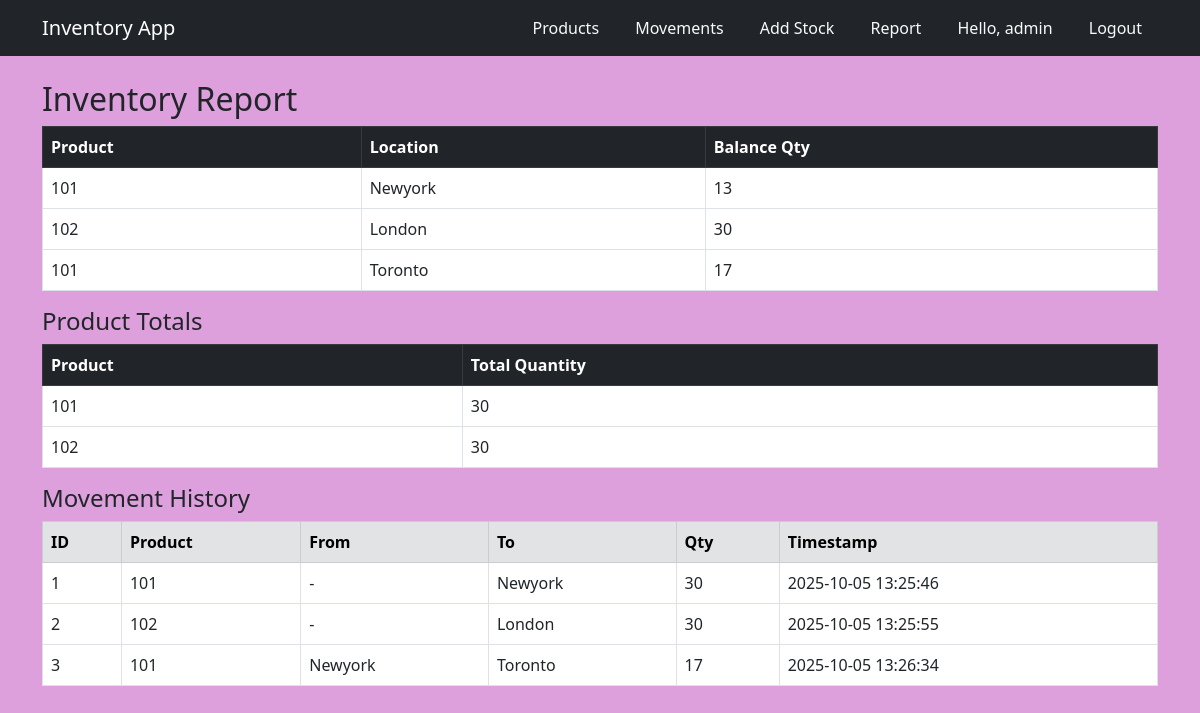
/report (signed in), run on the app's committed database.
### models.py (models this page shows)
class User(UserMixin, db.Model):
    id = db.Column(db.Integer, primary_key=True)
    username = db.Column(db.String(50), unique=True, nullable=False)
    password = db.Column(db.String(200), nullable=False)  # hashed password

class ProductMovement(db.Model):
    movement_id = db.Column(db.Integer, primary_key=True, autoincrement=True)
    timestamp = db.Column(db.DateTime, default=datetime.utcnow)
    from_location = db.Column(db.String)
    to_location = db.Column(db.String)
    product_id = db.Column(db.String, db.ForeignKey('product.product_id'))
    qty = db.Column(db.Integer, nullable=False)

### app.py (the view)
@app.route("/report")
@login_required
def report():
    movements = ProductMovement.query.all()
    balance = {}
    for m in movements:
        if m.to_location:
            balance[(m.product_id, m.to_location)] = balance.get((m.product_id, m.to_location), 0) + m.qty
        if m.from_location:
            balance[(m.product_id, m.from_location)] = balance.get((m.product_id, m.from_location), 0) - m.qty
    totals = {}
    for (product, location), qty in balance.items():
        totals[product] = totals.get(product, 0) + qty
    return render_template("report.html", report=balance, totals=totals, movements=movements)

### app.py (called while the page is built)
@login_manager.user_loader
def load_user(user_id):
    return User.query.get(int(user_id))

### templates/report.html
{% extends "base.html" %}
{% block content %}
<h2>Inventory Report</h2>
<table class="table table-bordered">
  <thead class="table-dark">
    <tr><th>Product</th><th>Location</th><th>Balance Qty</th></tr>
  </thead>
  <tbody>
    {% for (product, location), qty in report.items() %}
    <tr>
      <td>{{ product }}</td>
      <td>{{ location }}</td>
      <td>{{ qty }}</td>
    </tr>
    {% endfor %}
  </tbody>
</table>
{% if totals %}
<h4>Product Totals</h4>
<table class="table table-bordered">
  <thead class="table-dark">
    <tr><th>Product</th><th>Total Quantity</th></tr>
  </thead>
  <tbody>
    {% for product, qty in totals.items() %}
    <tr>
      <td>{{ product }}</td>
      <td>{{ qty }}</td>
    </tr>
    {% endfor %}
  </tbody>
</table>
{% endif %}
<h4>Movement History</h4>
<table class="table table-bordered">
  <thead class="table-secondary">
    <tr><th>ID</th><th>Product</th><th>From</th><th>To</th><th>Qty</th><th>Timestamp</th></tr>
  </thead>
  <tbody>
    {% for m in movements %}
    <tr>
      <td>{{ m.movement_id }}</td>
      <td>{{ m.product_id }}</td>
      <td>{{ m.from_location or '-' }}</td>
      <td>{{ m.to_location or '-' }}</td>
      <td>{{ m.qty }}</td>
      <td>{{ m.timestamp.strftime('%Y-%m-%d %H:%M:%S') }}</td>
    </tr>
    {% endfor %}
  </tbody>
</table>
{% endblock %}

### templates/base.html (shortened to what this page needs)
<!doctype html>
<html lang="en">
<head>
  <link href="https://cdn.jsdelivr.net/npm/bootstrap@5.3.0/dist/css/bootstrap.min.css" rel="stylesheet">
</head>
<body style="background-color: plum;">
  <nav class="navbar navbar-expand-lg navbar-dark bg-dark mb-4">
    <div class="container">
      <a class="navbar-brand" href="/">Inventory App</a>
      <div>
        {% if current_user.is_authenticated %}
          <a class="nav-link d-inline text-light mx-3" href="/products">Products</a>
          <a class="nav-link d-inline text-light mx-3" href="/movements">Movements</a>
          <a class="nav-link d-inline text-light mx-3" href="/add_stock">Add Stock</a>
          <a class="nav-link d-inline text-light mx-3" href="/report">Report</a>
          <span class="text-light mx-3">Hello, {{ current_user.username }}</span>
          <a class="nav-link d-inline text-light mx-3" href="/logout">Logout</a>
        {% else %}
          <a class="nav-link d-inline text-light mx-3" href="/login">Login</a>
          <a class="nav-link d-inline text-light mx-3" href="/signup">Sign Up</a>
        {% endif %}
      </div>
    </div>
  </nav>
  <div class="container">
    {% block content %}{% endblock %}
  </div>
</body>
</html>

### data on the page
User: username "admin"
ProductMovement: report "101", report "Newyork", product "101", qty "30", movement_id "1", product_id "101", from_location "-", to_location "Newyork", timestamp "2025-10-05 13:25:46"
ProductMovement: report "102", report "London", product "102", qty "30", movement_id "2", product_id "102", from_location "-", to_location "London", timestamp "2025-10-05 13:25:55"
ProductMovement: report "101", report "Toronto", movement_id "3", product_id "101", from_location "Newyork", to_location "Toronto", qty "17", timestamp "2025-10-05 13:26:34"

### other printed values
{{ qty }} "13" "30" "17"
